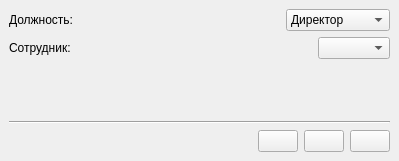
<?xml version="1.0" encoding="UTF-8"?>
<ui version="4.0">
 <class>MainWindow</class>
 <widget class="QMainWindow" name="MainWindow">
  <property name="geometry">
   <rect>
    <x>0</x>
    <y>0</y>
    <width>399</width>
    <height>161</height>
   </rect>
  </property>
  <property name="windowTitle">
   <string>Вход</string>
  </property>
  <property name="windowIcon">
   <iconset>
    <normaloff>icons/1403590507_van.png</normaloff>icons/1403590507_van.png</iconset>
  </property>
  <widget class="QWidget" name="centralwidget">
   <layout class="QVBoxLayout" name="verticalLayout_2">
    <item>
     <layout class="QVBoxLayout" name="verticalLayout">
      <item>
       <layout class="QHBoxLayout" name="horizontalLayout">
        <item>
         <widget class="QLabel" name="label">
          <property name="text">
           <string>Должность:</string>
          </property>
         </widget>
        </item>
        <item>
         <spacer name="horizontalSpacer">
          <property name="orientation">
           <enum>Qt::Horizontal</enum>
          </property>
          <property name="sizeHint" stdset="0">
           <size>
            <width>40</width>
            <height>20</height>
           </size>
          </property>
         </spacer>
        </item>
        <item>
         <widget class="QComboBox" name="postsComboBox">
          <item>
           <property name="text">
            <string>Директор</string>
           </property>
          </item>
          <item>
           <property name="text">
            <string>Зав. гаражом</string>
           </property>
          </item>
          <item>
           <property name="text">
            <string>Диспетчер</string>
           </property>
          </item>
         </widget>
        </item>
       </layout>
      </item>
      <item>
       <layout class="QHBoxLayout" name="horizontalLayout_2">
        <item>
         <widget class="QLabel" name="label_2">
          <property name="text">
           <string>Сотрудник:</string>
          </property>
         </widget>
        </item>
        <item>
         <spacer name="horizontalSpacer_2">
          <property name="orientation">
           <enum>Qt::Horizontal</enum>
          </property>
          <property name="sizeHint" stdset="0">
           <size>
            <width>40</width>
            <height>20</height>
           </size>
          </property>
         </spacer>
        </item>
        <item>
         <widget class="QComboBox" name="workersComboBox"/>
        </item>
       </layout>
      </item>
     </layout>
    </item>
    <item>
     <spacer name="verticalSpacer">
      <property name="orientation">
       <enum>Qt::Vertical</enum>
      </property>
      <property name="sizeHint" stdset="0">
       <size>
        <width>20</width>
        <height>40</height>
       </size>
      </property>
     </spacer>
    </item>
    <item>
     <widget class="Line" name="line">
      <property name="orientation">
       <enum>Qt::Horizontal</enum>
      </property>
     </widget>
    </item>
    <item>
     <layout class="QHBoxLayout" name="horizontalLayout_3">
      <item>
       <spacer name="horizontalSpacer_3">
        <property name="orientation">
         <enum>Qt::Horizontal</enum>
        </property>
        <property name="sizeHint" stdset="0">
         <size>
          <width>40</width>
          <height>20</height>
         </size>
        </property>
       </spacer>
      </item>
      <item>
       <widget class="QPushButton" name="exitPushButton">
        <property name="toolTip">
         <string>&lt;html&gt;&lt;head/&gt;&lt;body&gt;&lt;p&gt;Выход&lt;/p&gt;&lt;/body&gt;&lt;/html&gt;</string>
        </property>
        <property name="text">
         <string/>
        </property>
        <property name="icon">
         <iconset>
          <normaloff>icons/1403292146_Log Out.png</normaloff>icons/1403292146_Log Out.png</iconset>
        </property>
       </widget>
      </item>
      <item>
       <widget class="QPushButton" name="refreshPushButton">
        <property name="toolTip">
         <string>&lt;html&gt;&lt;head/&gt;&lt;body&gt;&lt;p&gt;Заново установить соединение&lt;/p&gt;&lt;/body&gt;&lt;/html&gt;</string>
        </property>
        <property name="text">
         <string/>
        </property>
        <property name="icon">
         <iconset>
          <normaloff>icons/1403548171_Synchronize.png</normaloff>icons/1403548171_Synchronize.png</iconset>
        </property>
       </widget>
      </item>
      <item>
       <widget class="QPushButton" name="loginPushButton">
        <property name="toolTip">
         <string>&lt;html&gt;&lt;head/&gt;&lt;body&gt;&lt;p&gt;Войти&lt;/p&gt;&lt;/body&gt;&lt;/html&gt;</string>
        </property>
        <property name="text">
         <string/>
        </property>
        <property name="icon">
         <iconset>
          <normaloff>icons/1403297645_User.png</normaloff>icons/1403297645_User.png</iconset>
        </property>
       </widget>
      </item>
     </layout>
    </item>
   </layout>
  </widget>
 </widget>
 <resources/>
 <connections/>
</ui>
